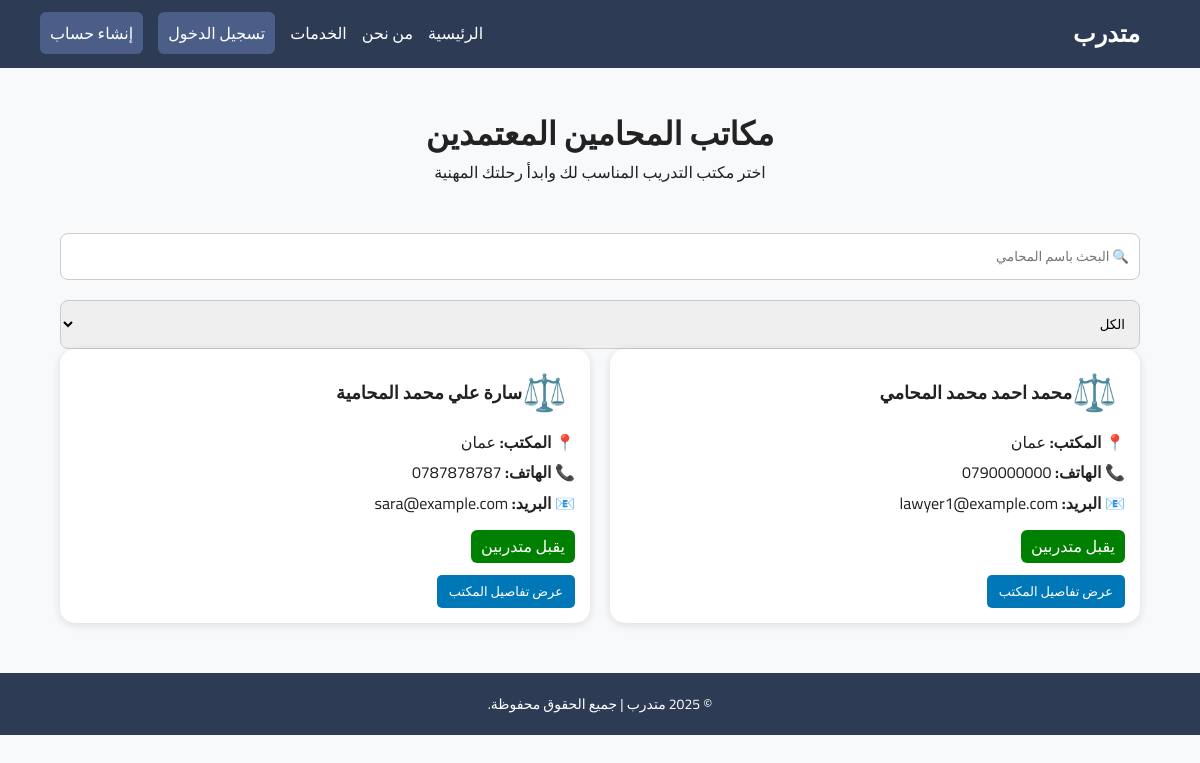
The app's page /specializations/lawyers/lawyers_offices.php, older data.
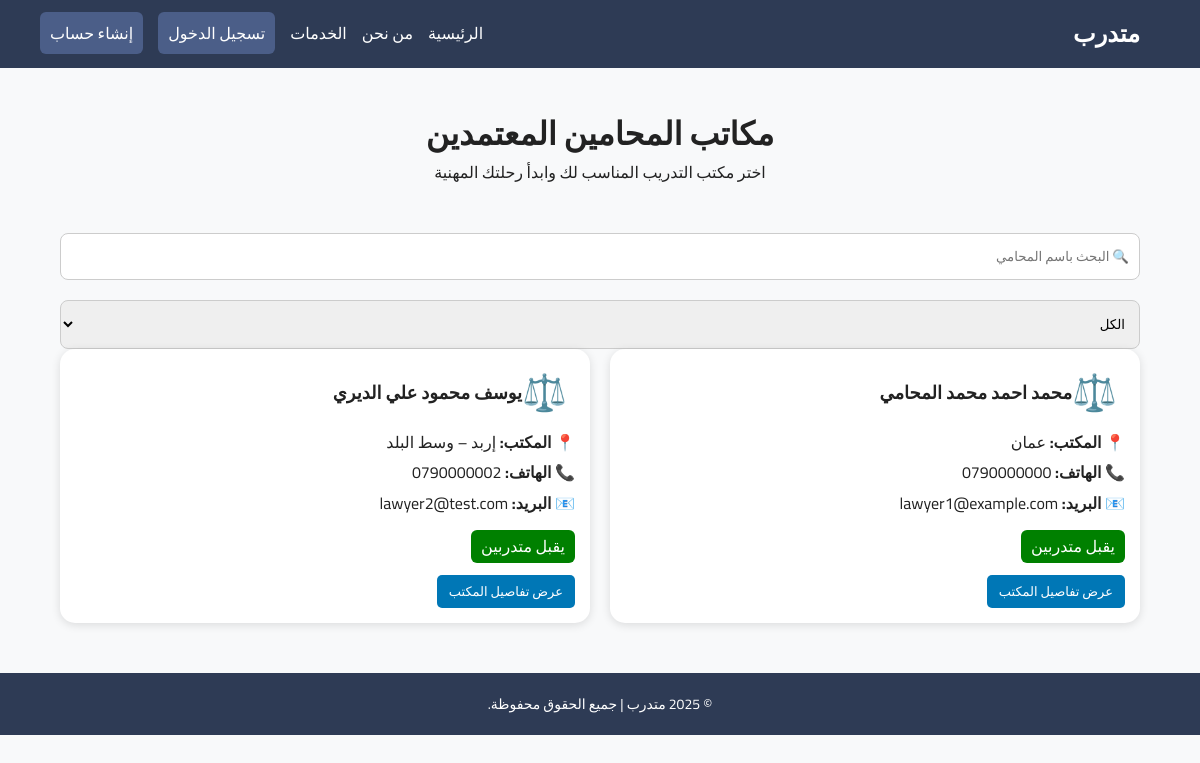
The same page, newer data.
### tables this page shows
CREATE TABLE `lawyers` (
  `lawyer_id` int(11) NOT NULL,
  `user_id` int(11) NOT NULL,
  `syndicate_id` int(11) DEFAULT NULL,
  `office_address` varchar(255) DEFAULT NULL,
  `password` varchar(255) NOT NULL,
  `verified` tinyint(1) NOT NULL DEFAULT 0,
  `created_at` datetime NOT NULL DEFAULT current_timestamp(),
  `updated_at` datetime NOT NULL DEFAULT current_timestamp() ON UPDATE current_timestamp(),
  `full_name` varchar(200) DEFAULT NULL,
  `first_name` varchar(100) DEFAULT NULL,
  `father_name` varchar(100) DEFAULT NULL,
  `grandfather_name` varchar(100) DEFAULT NULL,
  `family_name` varchar(100) DEFAULT NULL,
  `national_id` varchar(30) DEFAULT NULL,
  `phone` varchar(30) DEFAULT NULL,
  `email` varchar(150) DEFAULT NULL,
  `home_address` varchar(255) DEFAULT NULL,
  `no_conviction_doc` varchar(255) DEFAULT NULL,
  `good_conduct_doc` varchar(255) DEFAULT NULL,
  `social_security` enum('نعم','لا') DEFAULT 'لا',
  `highschool_certificate` varchar(10) DEFAULT 'لا',
  `university_degree` varchar(10) DEFAULT 'لا',
  `social_security_number` varchar(100) DEFAULT NULL
);

CREATE TABLE `users` (
  `user_id` int(11) NOT NULL,
  `full_name` varchar(200) NOT NULL,
  `national_id` varchar(30) NOT NULL,
  `phone` varchar(30) DEFAULT NULL,
  `email` varchar(150) DEFAULT NULL,
  `address` varchar(255) DEFAULT NULL,
  `password` varchar(255) NOT NULL,
  `role` enum('trainee','lawyer','admin') NOT NULL DEFAULT 'trainee',
  `created_at` datetime NOT NULL DEFAULT current_timestamp(),
  `updated_at` datetime NOT NULL DEFAULT current_timestamp() ON UPDATE current_timestamp()
);

### specializations/lawyers/lawyers_offices.php (the view, shortened to what this page needs)
<?php
require_once("../../config/db.php");
?>
<!DOCTYPE html>
<html lang="ar" dir="rtl">
<head>
<link rel="stylesheet" href="../../assets/css/style.css">
<link rel="stylesheet" href="../../assets/css/lawyers.css">
</head>
<body>
<?php include("../../includes/header.php"); ?>
<div class="container">
<div class="page-header">
    <h1>مكاتب المحامين المعتمدين</h1>
    <p>اختر مكتب التدريب المناسب لك وابدأ رحلتك المهنية</p>
</div>
<div class="filters">
    <input type="text" placeholder="🔍 البحث باسم المحامي">
    <select>
        <option>الكل</option>
    </select>
</div>
<div class="lawyers-grid">
<?php
$q = $pdo->query("
    SELECT
        l.*,
        u.full_name
    FROM lawyers l
    LEFT JOIN users u ON u.user_id = l.user_id
    WHERE l.verified = 1
");
while ($lawyer = $q->fetch(PDO::FETCH_ASSOC)):
$status = ($lawyer['verified']) ? "يقبل متدربين" : "مغلق";
$tagClass = ($lawyer['verified']) ? "" : "closed";
?>
<div class="lawyer-card">
    <div class="lawyer-header">
        <div class="lawyer-avatar">⚖️</div>
        <div class="lawyer-name">
            <?= htmlspecialchars($lawyer['full_name']) ?>
        </div>
    </div>
    <div class="lawyer-info">
        <p><strong>📍 المكتب:</strong> <?= htmlspecialchars($lawyer['office_address']) ?></p>
        <p><strong>📞 الهاتف:</strong> <?= htmlspecialchars($lawyer['phone']) ?></p>
        <p><strong>📧 البريد:</strong> <?= htmlspecialchars($lawyer['email']) ?></p>
        <span class="tag <?= $tagClass ?>">
            <?= $status ?>
        </span>
    </div>
<?php if ($lawyer['verified']): ?>
    <a href="lawyer_profile.php?id=<?= $lawyer['lawyer_id'] ?>" class="btn">
        عرض تفاصيل المكتب
    </a>
<?php else: ?>
    <a class="btn disabled">لا يقبل حالياً</a>
<?php endif; ?>
</div>
<?php endwhile; ?>
</div>
</div>
<?php include("../../includes/footer.php"); ?>
</body>
</html>

### includes/header.php (shortened to what this page needs)
<link rel="stylesheet" href="../../assets/css/style.css">
<nav class="navbar">
  <div class="logo">متدرب</div>
  <ul class="nav-links">
    <li><a href="index.php">الرئيسية</a></li>
    <li><a href="#about">من نحن</a></li>
    <li><a href="#services">الخدمات</a></li>
    <?php if (isset($_SESSION['user_id'])): ?>
      <?php
        $role = $_SESSION['role'];
        $role_ar = ($role === 'lawyer') ? 'مزاول' : (($role === 'trainee') ? 'متدرب' : 'مدير');
      ?>
      <li class="user-dropdown">
        <button class="user-toggle" id="userToggle">
          <?= htmlspecialchars($_SESSION['full_name']); ?> (<?= $role_ar; ?>) ▾
        </button>
        <ul class="dropdown-menu" id="dropdownMenu">
          <li><a href="profile.php">الملف الشخصي</a></li>
          <?php if ($role === 'admin'): ?>
            <li><a href="admin/dashboard.php">لوحة التحكم</a></li>
          <?php endif; ?>
<?php if ($role === 'lawyer'): ?>
            <li><a href="lawyer/dashboard.php">لوحة التحكم</a></li>
          <?php endif; ?>
          <li><a href="./auth/logout.php">تسجيل الخروج</a></li>
        </ul>
      </li>
    <?php else: ?>
      <li><a href="./auth/login.php" class="login-btn">تسجيل الدخول</a></li>
      <li><a href="./auth/choose_specialization.php" class="register-btn">إنشاء حساب</a></li>
    <?php endif; ?>
  </ul>
</nav>

### includes/footer.php
<link rel="stylesheet" href="../../assets/css/style.css">
<footer>
  <p>© 2025 متدرب | جميع الحقوق محفوظة.</p>
</footer>

### assets/css/style.css (style rules this page uses)
:root { --primary: #2e3b55; --secondary: #4b5e88; --light-bg: #f8f9fa; --text: #222; }
* { margin: 0; padding: 0; box-sizing: border-box; font-family: 'Cairo', sans-serif; }
body { background-color: var(--light-bg); color: var(--text); line-height: 1.6; }
nav { background-color: var(--primary); color: white; padding: 15px 40px; display: flex; justify-content: space-between; align-items: center; direction: rtl; }
nav .logo { font-size: 24px; font-weight: bold; display: inline-block; margin-right: 20px; }
nav ul { list-style: none; display: flex; align-items: center; gap: 15px; }
nav ul li { position: relative; }
nav a { color: white; text-decoration: none; transition: 0.3s; }
nav .login-btn, nav .register-btn { background: #4b5e88; padding: 6px 10px; border-radius: 6px; color: white; }
footer { background-color: var(--primary); color: white; text-align: center; padding: 20px; margin-top: 50px; font-size: 14px; }
input, select, textarea { width: 100%; padding: 10px; margin-top: 8px; border: 1px solid #ccc; border-radius: 8px; }

### assets/css/lawyers.css (style rules this page uses)
.container { width: 90%; max-width: 1100px; margin: auto; }
.page-header, .hero-lawyers { text-align: center; margin: 40px 0; }
.btn { background: #0077b6; color: white; padding: 10px 18px; border-radius: 8px; text-decoration: none; display: inline-block; margin-top: 12px; }
.lawyers-grid { display: grid; grid-template-columns: repeat(auto-fit, minmax(280px, 1fr)); gap: 20px; }
.lawyer-card { background: white; border-radius: 15px; padding: 15px; box-shadow: 0 2px 10px rgba(0,0,0,.12); }
.lawyer-header { display: flex; align-items: center; margin-bottom: 8px; }
.lawyer-avatar { font-size: 36px; margin-right: 8px; }
.lawyer-name { font-weight: bold; font-size: 18px; }
.lawyer-info p { margin: 5px 0; }
.tag { display: inline-block; background: green; color: white; padding: 4px 10px; border-radius: 6px; margin-top: 8px; }
body { margin: 0; font-family: "Tajawal", Arial, sans-serif; background: #f5f7fb; direction: rtl; color: #333; }
a { text-decoration: none; color: inherit; }
.btn { padding: 7px 15px; border-radius: 6px; color: #fff; border: none; cursor: pointer; font-size: 13px; }
body { font-family: Arial; background:#f5f7fa; }
input, textarea { width:100%; padding:7px; margin:6px 0 12px; }
.btn { padding:6px 12px; border-radius:5px; color:white; text-decoration:none; }

Row changes from the older to the newer data that the page shows:
removed lawyers: user.full_name "سارة علي محمد المحامية", office_address "عمان", phone "0787878787", email "sara@example.com", verified "يقبل متدربين"
added lawyers: user.full_name "يوسف محمود علي الديري", office_address "إربد – وسط البلد", phone "0790000002", email "lawyer2@test.com", verified "يقبل متدربين"
